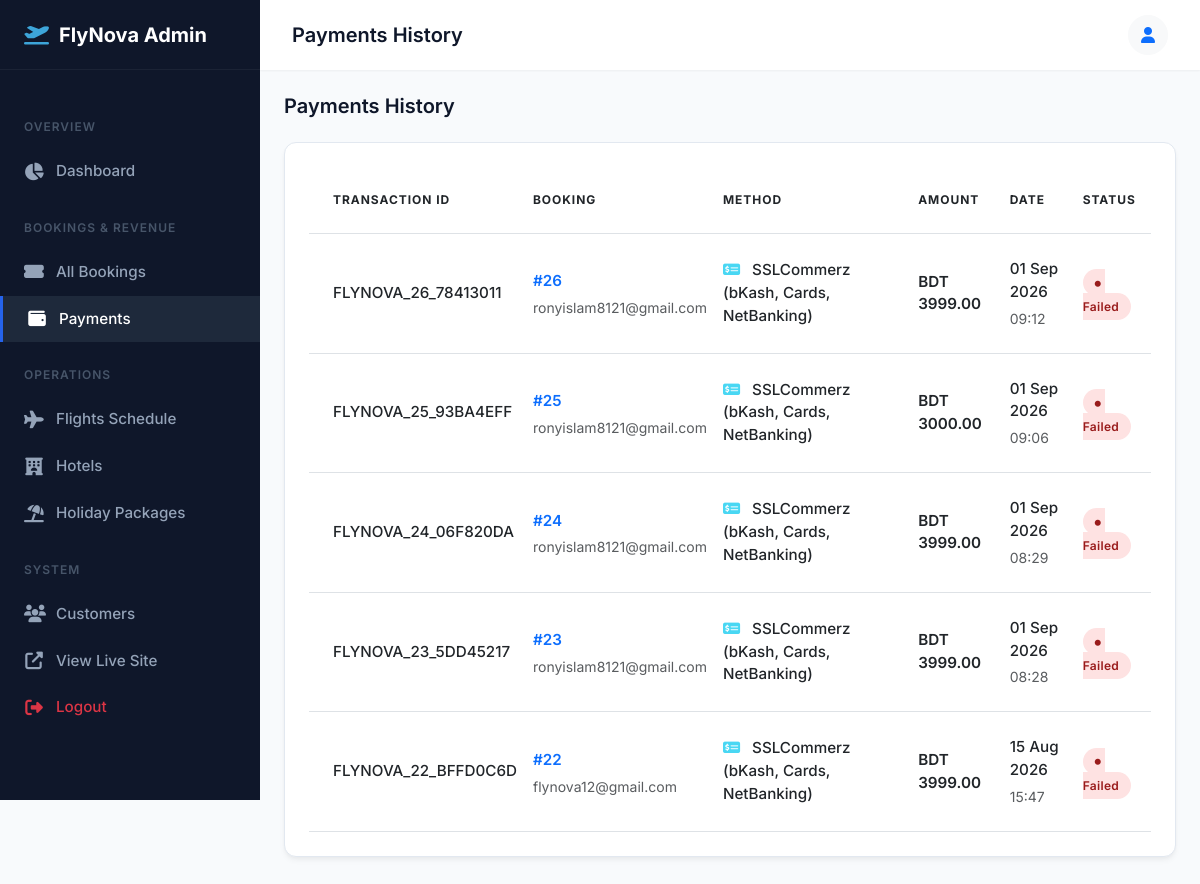
The page /dashboard/payments/ (signed in) on the database its author committed.
### bookings/models.py (models this page shows, shortened)
class Payment(models.Model):
    PAYMENT_METHOD_CHOICES = (
        ('SSLCOMMERZ', 'SSLCommerz (bKash, Cards, NetBanking)'),
        ('BKASH', 'bKash (Manual)'),
        ('NAGAD', 'Nagad (Manual)'),
        ('VISA', 'Visa (Manual)'),
        ('MASTERCARD', 'MasterCard (Manual)'),
    )
    booking = models.OneToOneField(Booking, on_delete=models.CASCADE, related_name='payment')
    payment_method = models.CharField(max_length=20, choices=PAYMENT_METHOD_CHOICES, default='SSLCOMMERZ')
    amount = models.DecimalField(max_digits=10, decimal_places=2)
    transaction_id = models.CharField(max_length=100, blank=True, null=True, help_text="Gateway Transaction ID (tran_id)")
    val_id = models.CharField(max_length=100, blank=True, null=True, help_text="SSLCommerz Validation ID")
    bank_tran_id = models.CharField(max_length=100, blank=True, null=True, help_text="Bank Transaction ID")
    card_last4 = models.CharField(max_length=4, blank=True, null=True, help_text="For Cards")
    timestamp = models.DateTimeField(auto_now_add=True)
    status = models.CharField(max_length=20, default='PENDING') # PENDING, SUCCESS, FAILED, CANCELLED

class Booking(models.Model):
    STATUS_CHOICES = (
        ('PENDING', 'Pending'),
        ('CONFIRMED', 'Confirmed'),
        ('CANCELLED', 'Cancelled'),
    )
    user = models.ForeignKey(settings.AUTH_USER_MODEL, on_delete=models.CASCADE, related_name='bookings')
    flight = models.ForeignKey('flights.Flight', on_delete=models.CASCADE, null=True, blank=True, related_name='bookings')
    room = models.ForeignKey('hotels.Room', on_delete=models.CASCADE, null=True, blank=True, related_name='bookings')
    package = models.ForeignKey('packages.Package', on_delete=models.CASCADE, null=True, blank=True, related_name='bookings')
    booking_date = models.DateTimeField(auto_now_add=True)
    status = models.CharField(max_length=20, choices=STATUS_CHOICES, default='PENDING')
    total_price = models.DecimalField(max_digits=10, decimal_places=2)

### accounts/models.py (models this page shows, shortened)
class CustomUser(AbstractUser):
    email = models.EmailField(unique=True)
    phone_number = models.CharField(max_length=15, blank=True, null=True)
    USERNAME_FIELD = 'email'
    REQUIRED_FIELDS = ['username']

### dashboard/views.py (the view)
# urls.py: path('payments/', views.PaymentListView.as_view(), name='payment_list'),
@method_decorator(staff_member_required, name='dispatch')
class PaymentListView(ListView):
    model = Payment
    template_name = 'dashboard/payment_list.html'
    context_object_name = 'payments'
    ordering = ['-timestamp']
    paginate_by = 10
    def get_queryset(self):
        return super().get_queryset().select_related('booking__user')
    def get_context_data(self, **kwargs):
        context = super().get_context_data(**kwargs)
        context['title'] = 'Payments History'
        return context

### dashboard/templates/dashboard/payment_list.html (shortened to what this page needs)
{% extends 'dashboard/base_admin.html' %}
{% block content %}
<div class="d-flex justify-content-between align-items-center mb-4">
    <h1 class="page-title">{{ title }}</h1>
</div>
<div class="premium-card">
    <div class="table-responsive">
        <table class="table align-middle mb-0" style="border-collapse: separate; border-spacing: 0;">
            <thead class="text-muted" style="font-size: 0.75rem; letter-spacing: 0.08em; text-transform: uppercase; font-weight: 600;">
                <tr>
                    <th scope="col" class="py-4 ps-4 border-bottom border-top-0" style="border-color: #F1F5F9;">Transaction ID</th>
                    <th scope="col" class="py-4 border-bottom border-top-0" style="border-color: #F1F5F9;">Booking</th>
                    <th scope="col" class="py-4 border-bottom border-top-0" style="border-color: #F1F5F9;">Method</th>
                    <th scope="col" class="py-4 border-bottom border-top-0" style="border-color: #F1F5F9;">Amount</th>
                    <th scope="col" class="py-4 border-bottom border-top-0" style="border-color: #F1F5F9;">Date</th>
                    <th scope="col" class="py-4 border-bottom border-top-0" style="border-color: #F1F5F9;">Status</th>
                </tr>
            </thead>
            <tbody>
                {% for payment in payments %}
                <tr class="table-row-hover">
                    <td class="py-4 ps-4 fw-medium text-dark border-bottom" style="border-color: #F8FAFC; font-size: 0.95rem;">
                        {{ payment.transaction_id|default:"N/A" }}
                    </td>
                    <td class="py-4 border-bottom" style="border-color: #F8FAFC;">
                        <a href="#" class="fw-semibold text-primary text-decoration-none" style="font-size: 0.95rem;">#{{ payment.booking.id }}</a>
                        <div class="small mt-1 text-muted">{{ payment.booking.user.email }}</div>
                    </td>
                    <td class="py-4 border-bottom" style="border-color: #F8FAFC;">
                        <div class="fw-medium text-dark" style="font-size: 0.95rem;">
                            <i class="fas fa-money-check-alt text-info me-2 opacity-75"></i> {{ payment.get_payment_method_display }}
                        </div>
                    </td>
                    <td class="py-4 fw-semibold text-dark border-bottom" style="border-color: #F8FAFC; font-size: 0.95rem;">BDT {{ payment.amount }}</td>
                    <td class="py-4 border-bottom" style="border-color: #F8FAFC;">
                        <div class="fw-medium text-dark" style="font-size: 0.95rem;">{{ payment.timestamp|date:"d M Y" }}</div>
                        <div class="small mt-1 text-muted">{{ payment.timestamp|time:"H:i" }}</div>
                    </td>
                    <td class="py-4 border-bottom" style="border-color: #F8FAFC;">
                        {% if payment.status == 'SUCCESS' %}
                            <span class="badge-premium badge-success"><i class="fas fa-circle me-1" style="font-size: 6px; vertical-align: middle;"></i> Success</span>
                        {% else %}
                            <span class="badge-premium badge-danger"><i class="fas fa-circle me-1" style="font-size: 6px; vertical-align: middle;"></i> Failed</span>
                        {% endif %}
                    </td>
                </tr>
                {% endfor %}
            </tbody>
        </table>
    </div>
</div>
{% endblock %}

### static/css/admin_premium.css (style rules this page uses)
:root { --surface-bg: #F8FAFC; --surface-card: #FFFFFF; --sidebar-bg: #0F172A; --sidebar-text: #94A3B8; --sidebar-text-hover: #FFFFFF; --sidebar-active-bg: #1E293B; --primary: #2563EB; --primary-hover: #1D4ED8; --text-main: #0F172A; --text-muted: #64748B; --success-bg: #D1FAE5; --success-text: #065F46; --warning-bg: #FEF3C7; --warning-text: #92400E; --danger-bg: #FEE2E2; --danger-text: #991B1B; --sidebar-width: 260px; --topbar-height: 70px; }
body { font-family: 'Inter', 'Poppins', sans-serif; background-color: var(--surface-bg); color: var(--text-main); overflow-x: hidden; }
h1, h2, h3, h4, h5, h6 { font-weight: 600; color: var(--text-main); }
.page-title { margin: 0; font-size: 1.25rem; font-weight: 600; }
.premium-card { background-color: var(--surface-card); border-radius: 12px; box-shadow: 0 4px 6px -1px rgba(0, 0, 0, 0.05), 0 2px 4px -1px rgba(0, 0, 0, 0.03); border: 1px solid #E2E8F0; padding: 24px; margin-bottom: 24px; transition: transform 0.2s ease, box-shadow 0.2s ease; }
.badge-premium { padding: 6px 12px; border-radius: 9999px; font-size: 0.75rem; font-weight: 600; letter-spacing: 0.025em; }
.badge-danger { background-color: var(--danger-bg); color: var(--danger-text); }
.table-row-hover { transition: background-color 0.2s ease; }

### rows shown on the page
Payment: transaction_id "FLYNOVA_26_78413011", booking.id "26", booking.user.email "ronyislam8121@gmail.com", payment_method "SSLCommerz (bKash, Cards, NetBanking)", amount "3999.00", timestamp "01 Sep 2026", timestamp "09:12", status "Failed"
Payment: transaction_id "FLYNOVA_25_93BA4EFF", booking.id "25", booking.user.email "ronyislam8121@gmail.com", payment_method "SSLCommerz (bKash, Cards, NetBanking)", amount "3000.00", timestamp "01 Sep 2026", timestamp "09:06", status "Failed"
Payment: transaction_id "FLYNOVA_24_06F820DA", booking.id "24", booking.user.email "ronyislam8121@gmail.com", payment_method "SSLCommerz (bKash, Cards, NetBanking)", amount "3999.00", timestamp "01 Sep 2026", timestamp "08:29", status "Failed"
Payment: transaction_id "FLYNOVA_23_5DD45217", booking.id "23", booking.user.email "ronyislam8121@gmail.com", payment_method "SSLCommerz (bKash, Cards, NetBanking)", amount "3999.00", timestamp "01 Sep 2026", timestamp "08:28", status "Failed"
Payment: transaction_id "FLYNOVA_22_BFFD0C6D", booking.id "22", booking.user.email "flynova12@gmail.com", payment_method "SSLCommerz (bKash, Cards, NetBanking)", amount "3999.00", timestamp "15 Aug 2026", timestamp "15:47", status "Failed"

### other values the page prints
{{ title }} "Payments History"
